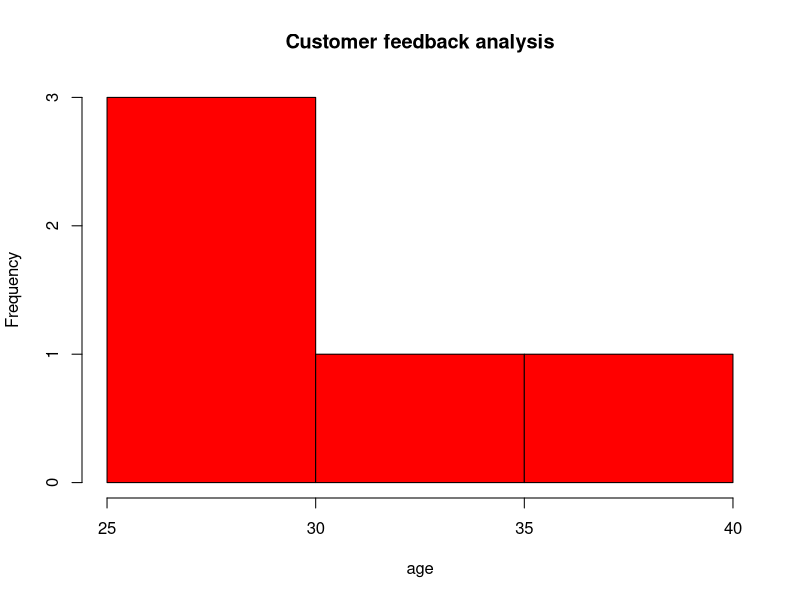
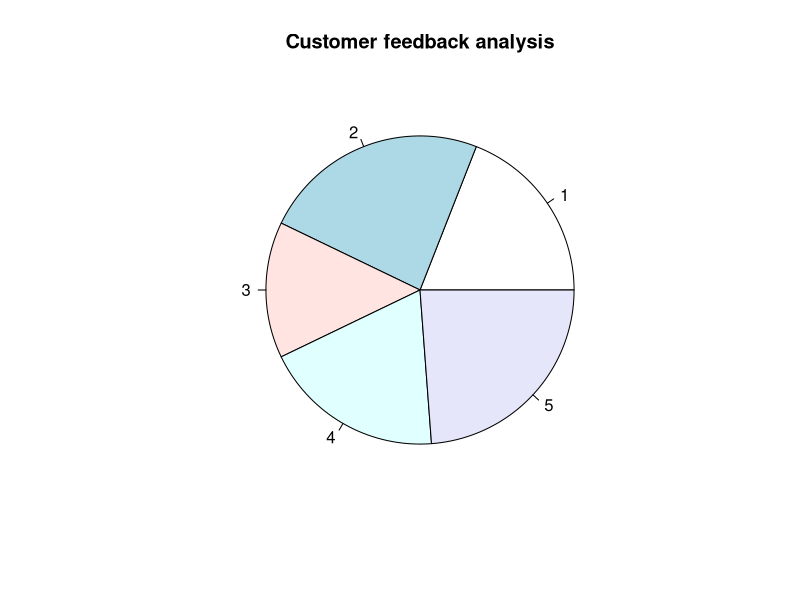
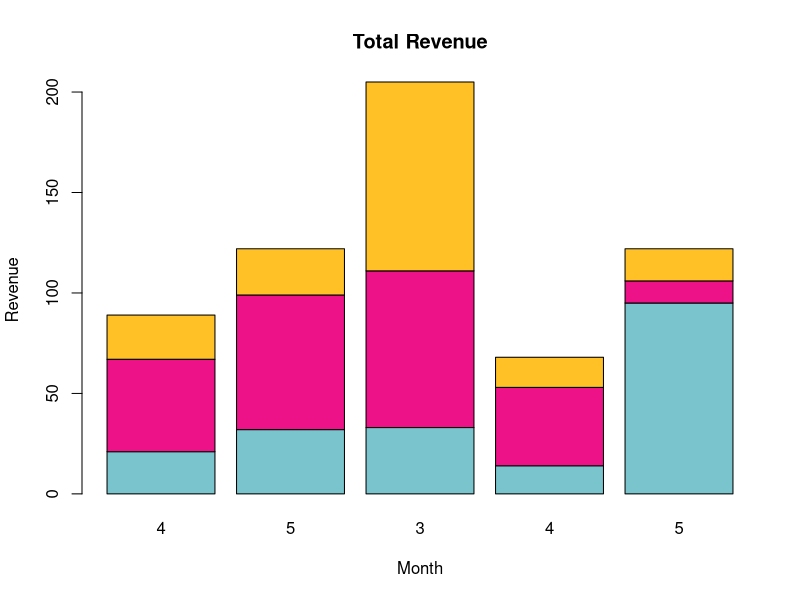

Here is the R script that generated these plots, in order: (Note: this script raises an error after producing the figures.)
id<-c(1,2,3,4,5)
age<-c(25,30,35,28,40)
score<-c(4,5,3,4,5)
data<-data.frame(id,age,score)
data
hist(age,main = "Customer feedback analysis",col="red")
pie(score,main="Customer feedback analysis")

library(RColorBrewer)  
age<-c(25,30,35,28,40)
score<-c(4,5,3,4,5)
Values <- matrix(c(21,32,33,14,95,46,67,78,39,11,22,23,94,15,16),
                 nrow = 3, ncol = 5, byrow = TRUE)
color=c("cadetblue3","deeppink2","goldenrod1")
barplot(Values, main = "Total Revenue", names.arg = score, xlab = "Month",
        ylab = "Revenue", col =color)  
legend("topleft",age,cex = 1.3,fill=color) 
